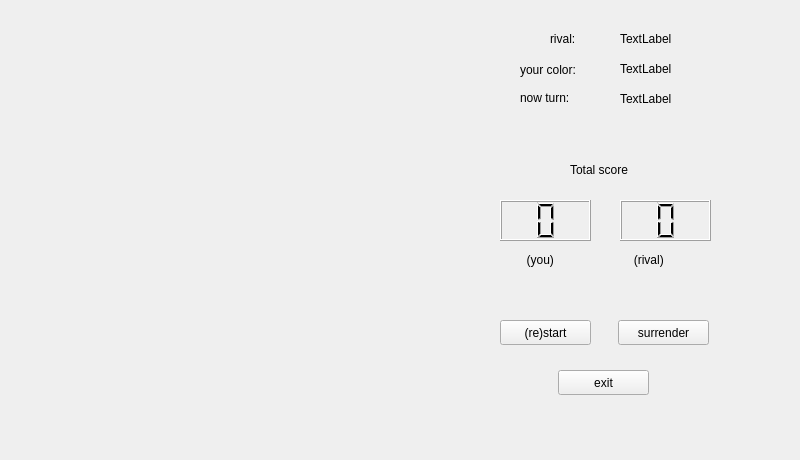
<?xml version="1.0" encoding="UTF-8"?>
<ui version="4.0">
 <class>Offline</class>
 <widget class="QWidget" name="Offline">
  <property name="geometry">
   <rect>
    <x>0</x>
    <y>0</y>
    <width>800</width>
    <height>460</height>
   </rect>
  </property>
  <property name="mouseTracking">
   <bool>true</bool>
  </property>
  <property name="windowTitle">
   <string>Form</string>
  </property>
  <widget class="QWidget" name="verticalLayoutWidget">
   <property name="geometry">
    <rect>
     <x>0</x>
     <y>0</y>
     <width>441</width>
     <height>461</height>
    </rect>
   </property>
   <layout class="QVBoxLayout" name="verticalLayout"/>
  </widget>
  <widget class="QLabel" name="label_2">
   <property name="geometry">
    <rect>
     <x>520</x>
     <y>60</y>
     <width>81</width>
     <height>20</height>
    </rect>
   </property>
   <property name="text">
    <string>your color:</string>
   </property>
  </widget>
  <widget class="QLabel" name="label_7">
   <property name="geometry">
    <rect>
     <x>570</x>
     <y>160</y>
     <width>81</width>
     <height>20</height>
    </rect>
   </property>
   <property name="text">
    <string>Total score</string>
   </property>
  </widget>
  <widget class="QPushButton" name="pushButton_start">
   <property name="geometry">
    <rect>
     <x>500</x>
     <y>320</y>
     <width>91</width>
     <height>25</height>
    </rect>
   </property>
   <property name="text">
    <string>(re)start</string>
   </property>
  </widget>
  <widget class="QPushButton" name="pushButton_surrender">
   <property name="geometry">
    <rect>
     <x>618</x>
     <y>320</y>
     <width>91</width>
     <height>25</height>
    </rect>
   </property>
   <property name="text">
    <string>surrender</string>
   </property>
  </widget>
  <widget class="QLabel" name="label_turn">
   <property name="geometry">
    <rect>
     <x>620</x>
     <y>90</y>
     <width>101</width>
     <height>17</height>
    </rect>
   </property>
   <property name="text">
    <string>TextLabel</string>
   </property>
  </widget>
  <widget class="QPushButton" name="pushButton_exit">
   <property name="geometry">
    <rect>
     <x>558</x>
     <y>370</y>
     <width>91</width>
     <height>25</height>
    </rect>
   </property>
   <property name="text">
    <string>exit</string>
   </property>
  </widget>
  <widget class="QLabel" name="label_5">
   <property name="geometry">
    <rect>
     <x>550</x>
     <y>30</y>
     <width>41</width>
     <height>17</height>
    </rect>
   </property>
   <property name="text">
    <string>rival:</string>
   </property>
  </widget>
  <widget class="QLabel" name="label">
   <property name="geometry">
    <rect>
     <x>520</x>
     <y>90</y>
     <width>71</width>
     <height>17</height>
    </rect>
   </property>
   <property name="text">
    <string>&lt;html&gt;&lt;head/&gt;&lt;body&gt;&lt;p&gt;now turn:&lt;/p&gt;&lt;/body&gt;&lt;/html&gt;</string>
   </property>
  </widget>
  <widget class="QLCDNumber" name="lcdNumber_player">
   <property name="geometry">
    <rect>
     <x>500</x>
     <y>200</y>
     <width>91</width>
     <height>41</height>
    </rect>
   </property>
   <property name="digitCount">
    <number>1</number>
   </property>
   <property name="mode">
    <enum>QLCDNumber::Dec</enum>
   </property>
  </widget>
  <widget class="QLabel" name="label_rival">
   <property name="geometry">
    <rect>
     <x>620</x>
     <y>30</y>
     <width>141</width>
     <height>17</height>
    </rect>
   </property>
   <property name="text">
    <string>TextLabel</string>
   </property>
  </widget>
  <widget class="QLabel" name="label_color">
   <property name="geometry">
    <rect>
     <x>620</x>
     <y>60</y>
     <width>101</width>
     <height>17</height>
    </rect>
   </property>
   <property name="text">
    <string>TextLabel</string>
   </property>
  </widget>
  <widget class="QLCDNumber" name="lcdNumber_rival">
   <property name="geometry">
    <rect>
     <x>620</x>
     <y>200</y>
     <width>91</width>
     <height>41</height>
    </rect>
   </property>
   <property name="digitCount">
    <number>1</number>
   </property>
  </widget>
  <widget class="QLabel" name="label_4">
   <property name="geometry">
    <rect>
     <x>510</x>
     <y>250</y>
     <width>191</width>
     <height>20</height>
    </rect>
   </property>
   <property name="text">
    <string>     (you)                        (rival)</string>
   </property>
  </widget>
 </widget>
 <resources/>
 <connections/>
</ui>
